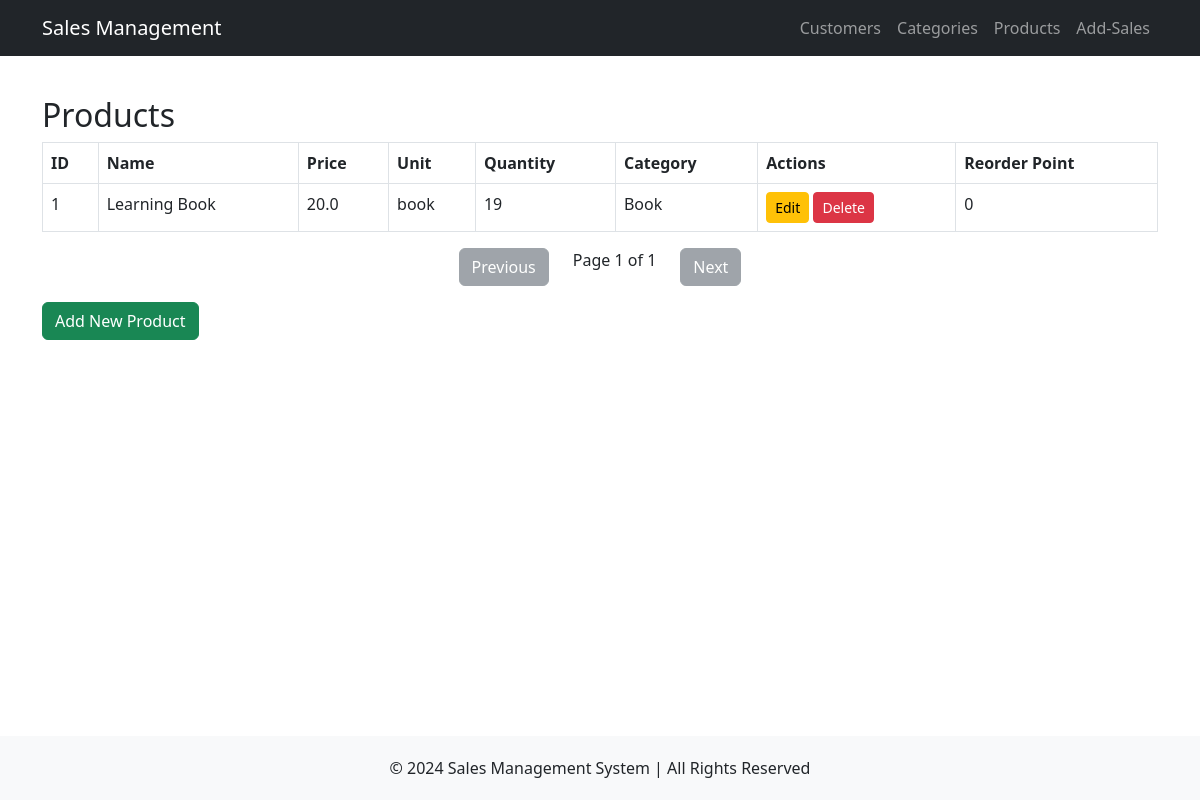
/products, run on an earlier commit of the app's database.
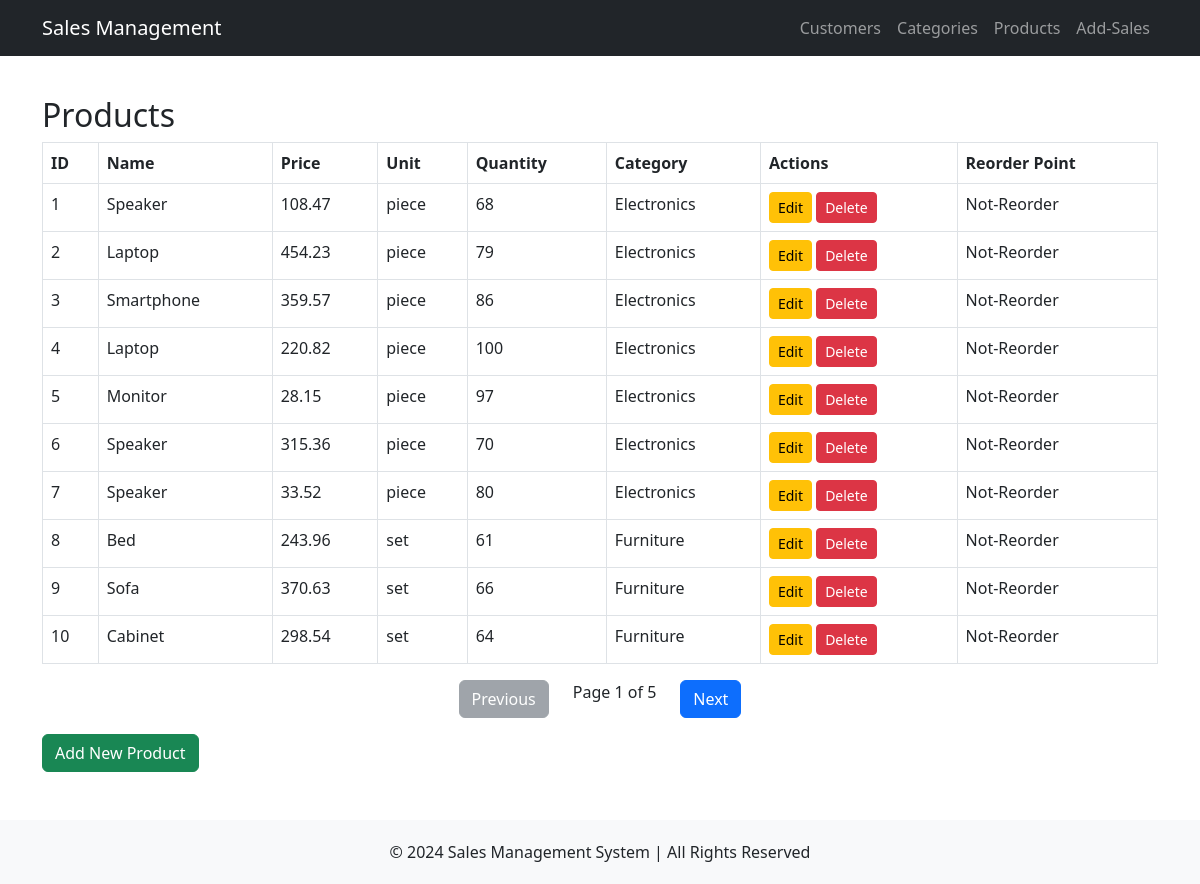
And on a later commit of the database.
### tables this page shows
CREATE TABLE Products (
    pro_id INTEGER PRIMARY KEY AUTOINCREMENT,
    name TEXT NOT NULL,
    price REAL NOT NULL CHECK(price >= 0),
    unit TEXT NOT NULL,
    qty INTEGER NOT NULL CHECK(qty >= 0),
    category_id INTEGER NOT NULL,
    reorder_point TEXT CHECK(reorder_point IN ('Reorder', 'Not-Reorder')) DEFAULT 'Not-Reorder',
    FOREIGN KEY (category_id) REFERENCES Product_categories(proc_id) ON DELETE CASCADE
);

CREATE TABLE Product_categories (
    proc_id INTEGER PRIMARY KEY AUTOINCREMENT,
    name TEXT NOT NULL UNIQUE
);

### routes/products.py (the view)
@product_bp.route('/products')
def products():
    try:
        conn = get_db_connection()
        per_page = 10
        page = request.args.get('page', 1, type=int)
        offset = (page - 1) * per_page
        products = conn.execute('''SELECT Products.pro_id, Products.name, Products.price, Products.unit, Products.qty, Products.reorder_point, Product_categories.name AS category
        FROM Products JOIN Product_categories ON Products.category_id = Product_categories.proc_id LIMIT ? OFFSET ?''', (per_page, offset)).fetchall()
        total_products = conn.execute('SELECT COUNT(*) FROM Products').fetchone()[0]
        total_pages = (total_products + per_page - 1) // per_page
        conn.close()
        has_prev = page > 1
        has_next = page < total_pages
        return render_template('products.html',
                               products=products,
                               page=page,
                               total_pages=total_pages,
                               has_prev=has_prev,
                               has_next=has_next)
    except Exception as e:
        flash(f"Error: {str(e)}", 'danger')
        return render_template('products.html', products=[])

### routes/products.py (called while the page is built)
def get_db_connection():
    conn = sqlite3.connect(DATABASE)
    conn.row_factory = sqlite3.Row
    return conn

### templates/products.html
{% extends 'base.html' %}
{% block content %}
    <h2>Products</h2>
    <table class="table table-bordered">
        <thead>
            <tr>
                <th>ID</th>
                <th>Name</th>
                <th>Price</th>
                <th>Unit</th>
                <th>Quantity</th>
                <th>Category</th>
                <th>Actions</th>
                <th>Reorder Point</th>
            </tr>
        </thead>
        <tbody>
            {% for product in products %}
            <tr>
                <td>{{ product['pro_id'] }}</td>
                <td>{{ product['name'] }}</td>
                <td>{{ product['price'] }}</td>
                <td>{{ product['unit'] }}</td>
                <td>{{ product['qty'] }}</td>
                <td>{{ product['category'] }}</td>
                <td>
                    <a href="/edit_product/{{ product['pro_id'] }}" class="btn btn-warning btn-sm">Edit</a>
                    <a href="/delete_product/{{ product['pro_id'] }}" class="btn btn-danger btn-sm">Delete</a>
                </td>
                <td>{{ product['reorder_point'] }}</td>
            </tr>
            {% endfor %}
        </tbody>
    </table>
    <div class="pagination d-flex justify-content-center">
        {% if has_prev %}
        <a href="{{ url_for('product_bp.products', page=page-1) }}" class="btn btn-primary mx-4">Previous</a>
        {% else %}
        <button class="btn btn-secondary mx-4" disabled>Previous</button>
        {% endif %}
        <span>Page {{ page }} of {{ total_pages }}</span>
        {% if has_next %}
        <a href="{{ url_for('product_bp.products', page=page+1) }}" class="btn btn-primary mx-4">Next</a>
        {% else %}
        <button class="btn btn-secondary mx-4" disabled>Next</button>
        {% endif %}
    </div>
    <a href="{{ url_for('product_bp.add_product') }}" class="btn btn-success mt-3">Add New Product</a>
{% endblock %}

What changed in the data, as far as the page shows it:
changed Products id 1: name "Learning Book" → "Speaker"; price "20.0" → "108.47"; unit "book" → "piece"; qty "19" → "68"; category "Book" → "Electronics"; reorder_point "0" → "Not-Reorder"
added Products: pro_id "2", name "Laptop", price "454.23", unit "piece", qty "79", category "Electronics", reorder_point "Not-Reorder"
added Products: pro_id "3", name "Smartphone", price "359.57", unit "piece", qty "86", category "Electronics", reorder_point "Not-Reorder"
added Products: pro_id "4", name "Laptop", price "220.82", unit "piece", qty "100", category "Electronics", reorder_point "Not-Reorder"
added Products: pro_id "5", name "Monitor", price "28.15", unit "piece", qty "97", category "Electronics", reorder_point "Not-Reorder"
added Products: pro_id "6", name "Speaker", price "315.36", unit "piece", qty "70", category "Electronics", reorder_point "Not-Reorder"
added Products: pro_id "7", name "Speaker", price "33.52", unit "piece", qty "80", category "Electronics", reorder_point "Not-Reorder"
added Products: pro_id "8", name "Bed", price "243.96", unit "set", qty "61", category "Furniture", reorder_point "Not-Reorder"
added Products: pro_id "9", name "Sofa", price "370.63", unit "set", qty "66", category "Furniture", reorder_point "Not-Reorder"
added Products: pro_id "10", name "Cabinet", price "298.54", unit "set", qty "64", category "Furniture", reorder_point "Not-Reorder"
Also different on the page:
{{ total_pages }}: "1" → "5"
